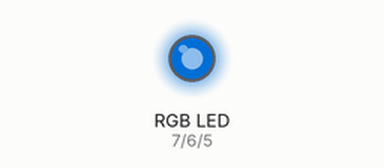
Simulated run of this sketch. Board: Arduino Uno, built with avr-gcc and run on an emulated ATmega328P. Shown: an RGB LED mixed from three pins (HIGH = lit). Dim RGB values are drawn brighter than linear; random numbers use the default seed unless the sketch sets one.

Above: at 0.1 s.
At 5.3 s:
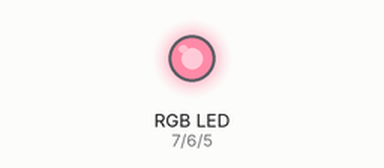
At 10.11 s:
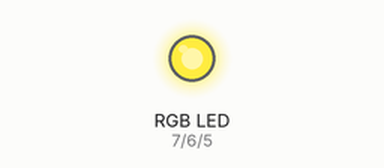
At 20.13 s:
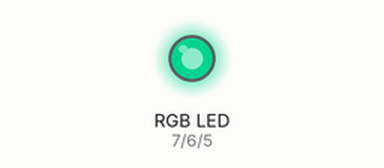
At 29.94 s:
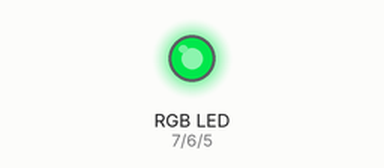
At 39.76 s:
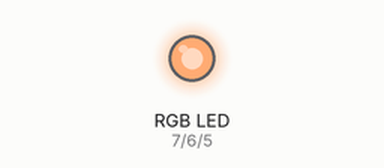
Timing chart, 0 to 40.0 s (numbered marks = the images above):
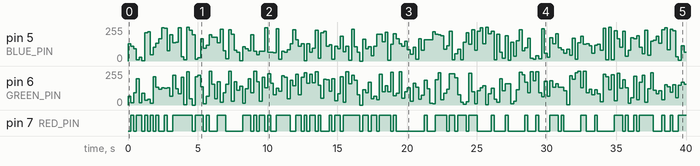

The sketch:

smd_rgb_led.ino
```cpp
const int RED_PIN = 7;
const int GREEN_PIN = 6;
const int BLUE_PIN = 5;

void setup() {
  pinMode(RED_PIN, OUTPUT);
  pinMode(GREEN_PIN, OUTPUT);
  pinMode(BLUE_PIN, OUTPUT);

  randomSeed(analogRead(0)); // Seed the random number generator with an analog input value
}

void loop() {
  // Generate random values for each color component (0-255)
  int redValue = random(256);
  int greenValue = random(256);
  int blueValue = random(256);

  // Set the LED color and intensity using PWM
  analogWrite(RED_PIN, redValue);
  analogWrite(GREEN_PIN, greenValue);
  analogWrite(BLUE_PIN, blueValue);

  // Delay for a short period of time
  delay(200);
}
```

Measured:
- by itself, pin 7 (RED_PIN): LOW → HIGH at 0.20 s, → LOW 0.20 s later, → HIGH 0.20 s later, → LOW 0.40 s later, … (91 changes in this stretch)
- by itself, pin 5 (BLUE_PIN): 0/255 → 130/255 at 0.00 s, → 112/255 0.20 s later, → 91/255 0.20 s later, → 9/255 0.20 s later, … (199 changes in this stretch)
- by itself, pin 6 (GREEN_PIN): 0/255 → 67/255 at 0.00 s, → 16/255 0.20 s later, → 91/255 0.20 s later, → 196/255 0.20 s later, … (199 changes in this stretch)
